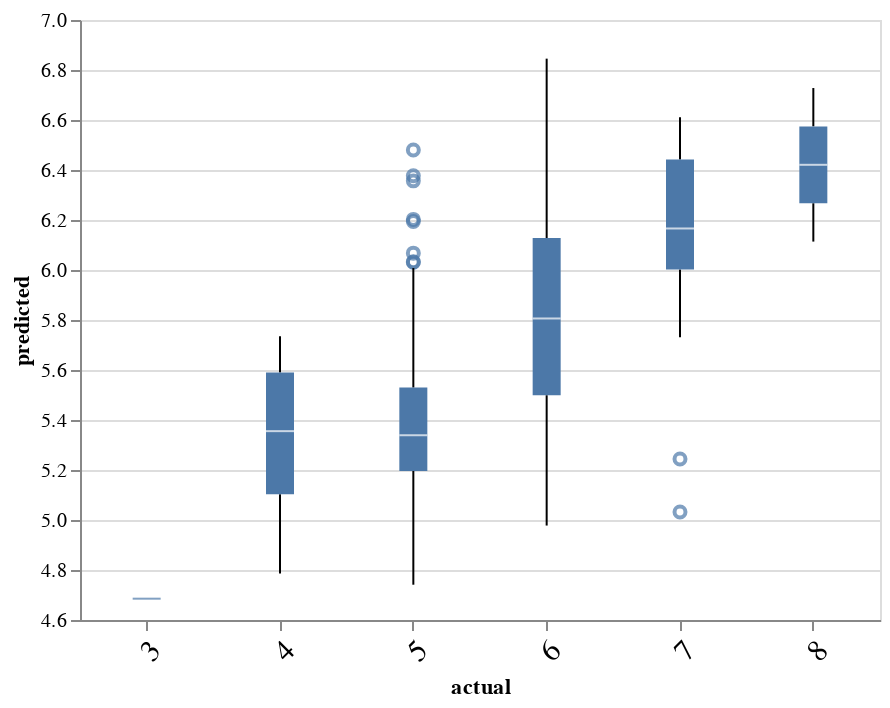

The code cell stored with this chart in its notebook:
### Code cell
alt.Chart(result_df).mark_boxplot().encode(
    alt.X('actual:O',scale=alt.Scale(zero=False)),
    alt.Y('predicted',scale=alt.Scale(zero=False))
).configure_axisX(labelFontSize= 15,labelAngle= -45)

### Figure 1 — Vega-Lite specification as saved in the notebook (floating-point values rounded to 4 significant figures; data arrays with more than 128 entries replaced by an {"elided": "..."} marker saying what was removed)
{"$schema": "https://vega.github.io/schema/vega-lite/v3.4.0.json", "config": {"axisX": {"labelAngle": -45, "labelFontSize": 15}, "mark": {"tooltip": null}, "view": {"height": 300, "width": 400}}, "data": {"name": "data-e567e7f9b015033c22667c140aebcd74"}, "datasets": {"data-e567e7f9b015033c22667c140aebcd74": {"elided": "320 records"}}, "encoding": {"x": {"field": "actual", "scale": {"zero": false}, "type": "ordinal"}, "y": {"field": "predicted", "scale": {"zero": false}, "type": "quantitative"}}, "mark": "boxplot"}
